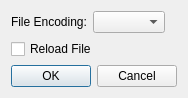
<?xml version="1.0" encoding="UTF-8"?>
<ui version="4.0">
 <class>SelectEncodingDialog</class>
 <widget class="QDialog" name="SelectEncodingDialog">
  <property name="geometry">
   <rect>
    <x>0</x>
    <y>0</y>
    <width>185</width>
    <height>85</height>
   </rect>
  </property>
  <property name="windowTitle">
   <string>Change File Encoding</string>
  </property>
  <property name="whatsThis">
   <string extracomment="Change current file encoding"/>
  </property>
  <layout class="QVBoxLayout" name="verticalLayout">
   <item>
    <layout class="QHBoxLayout" name="horizontalLayout">
     <item>
      <widget class="QLabel" name="label">
       <property name="text">
        <string>File Encoding:</string>
       </property>
      </widget>
     </item>
     <item>
      <widget class="QComboBox" name="encodingComboBox">
       <property name="whatsThis">
        <string extracomment="select a new encoding"/>
       </property>
      </widget>
     </item>
     <item>
      <spacer name="horizontalSpacer">
       <property name="orientation">
        <enum>Qt::Horizontal</enum>
       </property>
       <property name="sizeHint" stdset="0">
        <size>
         <width>40</width>
         <height>20</height>
        </size>
       </property>
      </spacer>
     </item>
    </layout>
   </item>
   <item>
    <widget class="QCheckBox" name="reloadFileCheckBox">
     <property name="text">
      <string>Reload File</string>
     </property>
    </widget>
   </item>
   <item>
    <widget class="QDialogButtonBox" name="buttonBox">
     <property name="standardButtons">
      <set>QDialogButtonBox::Cancel|QDialogButtonBox::Ok</set>
     </property>
    </widget>
   </item>
  </layout>
 </widget>
 <resources/>
 <connections/>
</ui>
